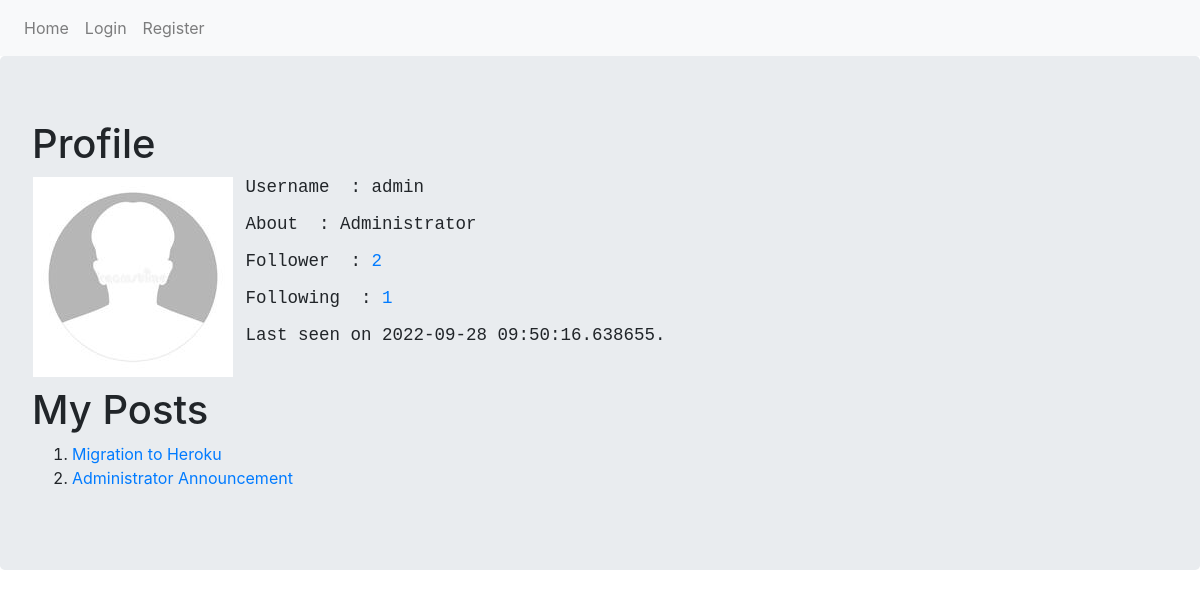
The app's page /user/profile/2 with its own data.
### myproject/models.py (models this page shows, shortened)
class User(UserMixin, db.Model):
    id = db.Column(db.Integer, primary_key=True)
    username = db.Column(db.String(64), index=True, unique=True)
    email = db.Column(db.String(120), index=True, unique=True)
    password_hash = db.Column(db.String(128))
    about = db.Column(db.String(120), default='Blank')
    photo = db.Column(db.String(64), nullable=False, default='default.jpg')
    last_seen = db.Column(db.DateTime, index=True)
    posts = db.relationship("Post", backref='author', lazy='dynamic')
    followed = db.relationship("User",
                               secondary=followers,
                               primaryjoin = (followers.c.follower_id==id),
                               secondaryjoin = (followers.c.followed_id==id),
                               backref = db.backref("follower", lazy="dynamic"),
                               lazy= "dynamic",
                               )
    likes = db.relationship("Post", secondary=like_post, backref="likers", lazy="dynamic",)
    dislikes = db.relationship("Post", secondary=dislike_post, backref="dislikers", lazy="dynamic",)
    comments = db.relationship("Comment", backref='commentator', lazy='dynamic')
    comment_likes = db.relationship("Comment", secondary=like_comment, backref="likers", lazy="dynamic",)
    comment_dislikes = db.relationship("Comment", secondary=dislike_comment, backref="dislikers", lazy="dynamic",)

class Post(db.Model):
    id = db.Column(db.Integer, primary_key=True)
    title = db.Column(db.String(120))
    body = db.Column(db.String(240))
    timestamp = db.Column(db.DateTime, index=True, default=datetime.utcnow)
    user_id = db.Column(db.Integer, db.ForeignKey('user.id'))
    comments_list = db.relationship("Comment", backref='main_post', lazy='dynamic')

### myproject/users/views.py (the view)
@users.route('/profile/<int:id>')
def profile(id):
    user = User.query.get(id)
    photo = url_for('static', filename='profile_pic/' + user.photo)
    page = request.args.get('page', 1, type=int)
    posts = Post.query.filter_by(user_id = user.id).order_by(Post.timestamp.desc()).paginate(page, 5, False)
    next_url = url_for('users.profile', id=id, page=posts.next_num) if posts.has_next else None
    prev_url = url_for('users.profile', id=id, page=posts.prev_num) if posts.has_prev else None
    count_follower = len(list(user.follower))
    count_followed = len(list(user.followed))
    return render_template("profile.html", user=user, posts=posts, photo=photo, num_follower = count_follower, num_followed = count_followed,
                            next_url=next_url, prev_url=prev_url)

### myproject/templates/profile.html (shortened to what this page needs)
{% extends "base.html" %}
{% block content %}
<h1>Profile</h1>
<table>
    <tr valign="top">
        <td><img src="{{url_for('static', filename='profile_pic/' + user.photo)}}"></td>
        <td>
            <h5><pre> Username  : {{user.username }}</pre></h5>
            <h5><pre> About  : {{user.about }}</pre></h5>
            <h5><pre> Follower  : <a href="{{ url_for('users.follower_list', user_id=user.id) }}">{{ num_follower }}</a></pre></h5>
            <h5><pre> Following  : <a href="{{ url_for('users.following_list', user_id=user.id) }}">{{ num_followed }}</a></pre></h5>
            <h5><pre> Last seen on {{ user.last_seen }}.</pre></h5>
        </td>
    </tr>
</table>
{% if posts %}
<h1>My Posts</h1>
<ol>
{% for post in posts.items%}
<li><a href="{{url_for('posts.view', post_id=post.id)}}">{{post.title}}</a></li>
{% endfor %}
</ol>
{% endif %}
{% endblock %}

### records on screen
User: photo (placeholder picture), username "admin", about "Administrator", last_seen "2022-09-28 09:50:16.638655"
Post: title "Migration to Heroku"
Post: title "Administrator Announcement"

### other values on screen
{{ num_follower }} "2"
{{ num_followed }} "1"
